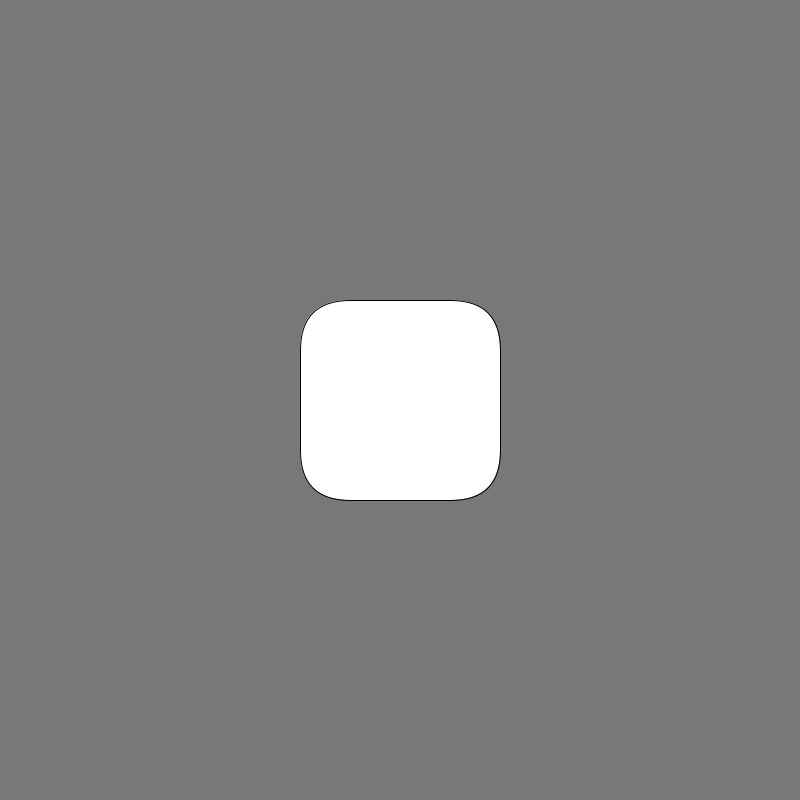
Frame 1 (no input)
Frame 60 (the mouse pressed at the canvas centre just before this capture): identical to frame 1, image omitted
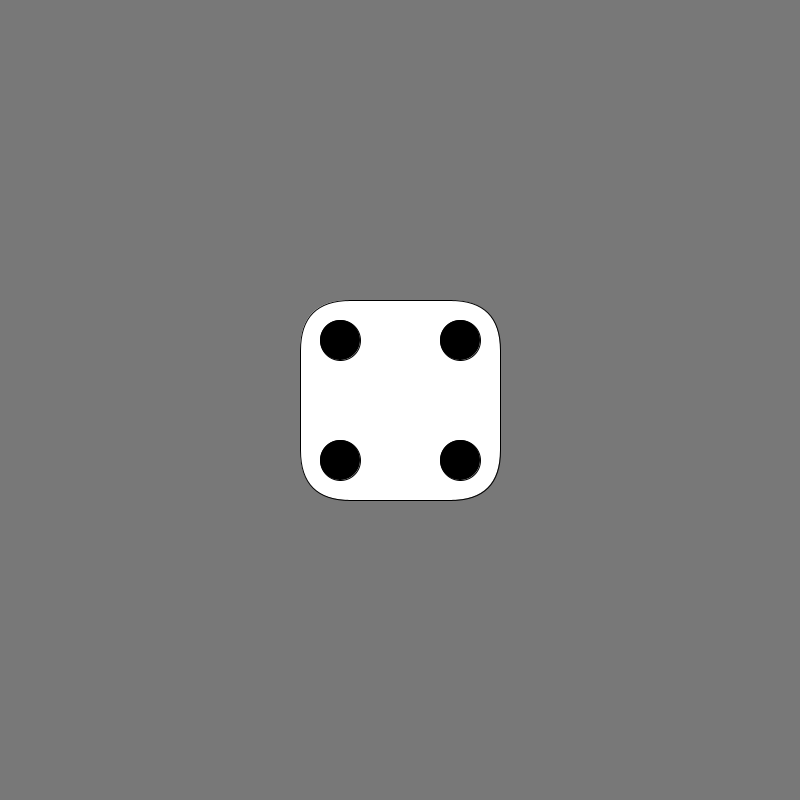
Frame 120 (the mouse held since frame 60 and released just before this capture)

The Processing sketch that drew these frames (run headless with seeded random() and noise(); from frame 60 on, the mouse is pressed at the canvas centre):

// Processing sketch: assignment__3_3_2_dice_revisited
// ── assignment__3_3_2_dice_revisited.pde
int diceSize;
int pipSize;
int roundCorners;
int dicePositionX;
int dicePositionY;
int margin;
int random;

void setup() {
  size(800, 800);
  frameRate(60);
}

void draw() {
  background(120);
  diceSize = 200;
  pipSize = diceSize / 5;
  dicePositionX = width/2 - (diceSize/2);
  dicePositionY = height/2 - (diceSize/2);
  roundCorners = diceSize / 4;
  margin = diceSize/10;

  fill(255, 255, 255);
  rect(dicePositionX, dicePositionY, diceSize, diceSize, roundCorners);

  fill(0, 0, 0);
  //Center Pip
  if (random == 1 || random == 3 || random == 5) {
    ellipse(width/2, height/2, pipSize, pipSize);
  }

  //Pips: TopRight, BottomLeft, MiddleRight, MiddleLeft, BottomRight, TopLeft
  if (random >=2) {
    ellipse(dicePositionX + margin + (pipSize/2), dicePositionY + margin + (pipSize/2), pipSize, pipSize);
    ellipse(dicePositionX+diceSize - margin - (pipSize/2), dicePositionY+diceSize - margin - (pipSize/2), pipSize, pipSize);
  }
  if (random == 6) {
    ellipse(dicePositionX + margin + (pipSize/2), height/2, pipSize, pipSize);
    ellipse(dicePositionX+diceSize - margin - (pipSize/2), height/2, pipSize, pipSize);
  }
  if (random >=4 && random <= 6) {
    ellipse(dicePositionX + margin + (pipSize/2), dicePositionY+diceSize - margin - (pipSize/2), pipSize, pipSize);
    ellipse(dicePositionX+diceSize - margin - (pipSize/2), dicePositionY + margin + (pipSize/2), pipSize, pipSize);
  }

}

void mousePressed() {
  //if (mouseX>dicePositionX && mouseX < dicePositionX + diceSize &&
  //  mouseY > dicePositionY && mouseY < dicePositionY + diceSize) {
  //  random = (int)random(1, 7); 
  //  println(random);
  //}
  boolean mouseOutside = mouseY < dicePositionY || mouseY > dicePositionY + diceSize 
                      || mouseX < dicePositionX || mouseX > dicePositionX + diceSize;
  if (!mouseOutside) {
    random = (int)random(1, 7); 
    println(random);
  }
}
